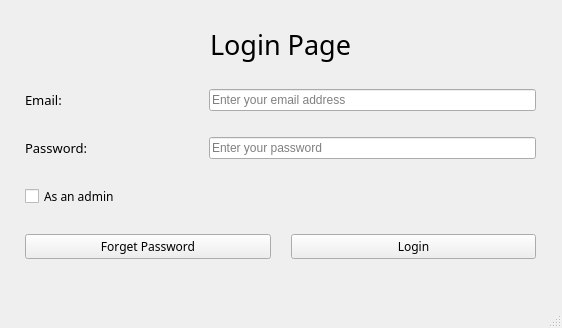
<?xml version="1.0" encoding="UTF-8"?>
<ui version="4.0">
 <class>MainWindow</class>
 <widget class="QMainWindow" name="MainWindow">
  <property name="geometry">
   <rect>
    <x>0</x>
    <y>0</y>
    <width>562</width>
    <height>328</height>
   </rect>
  </property>
  <property name="windowTitle">
   <string>MainWindow</string>
  </property>
  <widget class="QWidget" name="centralwidget">
   <widget class="QWidget" name="gridLayoutWidget">
    <property name="geometry">
     <rect>
      <x>20</x>
      <y>20</y>
      <width>521</width>
      <height>251</height>
     </rect>
    </property>
    <layout class="QGridLayout" name="mainGLayout">
     <property name="leftMargin">
      <number>5</number>
     </property>
     <property name="rightMargin">
      <number>5</number>
     </property>
     <property name="bottomMargin">
      <number>5</number>
     </property>
     <property name="spacing">
      <number>20</number>
     </property>
     <item row="4" column="0" colspan="3">
      <layout class="QHBoxLayout" name="btnHLayout">
       <property name="spacing">
        <number>20</number>
       </property>
       <property name="sizeConstraint">
        <enum>QLayout::SetDefaultConstraint</enum>
       </property>
       <property name="topMargin">
        <number>0</number>
       </property>
       <item>
        <widget class="QPushButton" name="btnForgetPassword">
         <property name="font">
          <font>
           <family>Arial Rounded MT Bold</family>
          </font>
         </property>
         <property name="text">
          <string>Forget Password</string>
         </property>
        </widget>
       </item>
       <item>
        <widget class="QPushButton" name="btnLogin">
         <property name="font">
          <font>
           <family>Arial Rounded MT Bold</family>
          </font>
         </property>
         <property name="text">
          <string>Login</string>
         </property>
        </widget>
       </item>
      </layout>
     </item>
     <item row="2" column="0">
      <widget class="QLabel" name="lblPassword">
       <property name="sizePolicy">
        <sizepolicy hsizetype="Minimum" vsizetype="Minimum">
         <horstretch>0</horstretch>
         <verstretch>0</verstretch>
        </sizepolicy>
       </property>
       <property name="font">
        <font>
         <family>Arial Rounded MT Bold</family>
         <pointsize>10</pointsize>
        </font>
       </property>
       <property name="text">
        <string>Password: </string>
       </property>
       <property name="alignment">
        <set>Qt::AlignLeading|Qt::AlignLeft|Qt::AlignVCenter</set>
       </property>
       <property name="margin">
        <number>0</number>
       </property>
      </widget>
     </item>
     <item row="1" column="0">
      <widget class="QLabel" name="lblAdminEmail">
       <property name="sizePolicy">
        <sizepolicy hsizetype="Minimum" vsizetype="Minimum">
         <horstretch>0</horstretch>
         <verstretch>0</verstretch>
        </sizepolicy>
       </property>
       <property name="font">
        <font>
         <family>Arial Rounded MT Bold</family>
         <pointsize>10</pointsize>
        </font>
       </property>
       <property name="text">
        <string>Email: </string>
       </property>
       <property name="alignment">
        <set>Qt::AlignLeading|Qt::AlignLeft|Qt::AlignVCenter</set>
       </property>
       <property name="margin">
        <number>0</number>
       </property>
      </widget>
     </item>
     <item row="2" column="1" colspan="2">
      <widget class="QLineEdit" name="lineEditPassword">
       <property name="sizePolicy">
        <sizepolicy hsizetype="Minimum" vsizetype="Fixed">
         <horstretch>0</horstretch>
         <verstretch>0</verstretch>
        </sizepolicy>
       </property>
       <property name="echoMode">
        <enum>QLineEdit::Password</enum>
       </property>
       <property name="placeholderText">
        <string>Enter your password</string>
       </property>
       <property name="clearButtonEnabled">
        <bool>true</bool>
       </property>
      </widget>
     </item>
     <item row="1" column="1" colspan="2">
      <widget class="QLineEdit" name="lineEditEmail">
       <property name="sizePolicy">
        <sizepolicy hsizetype="Minimum" vsizetype="Fixed">
         <horstretch>0</horstretch>
         <verstretch>0</verstretch>
        </sizepolicy>
       </property>
       <property name="inputMask">
        <string/>
       </property>
       <property name="echoMode">
        <enum>QLineEdit::Normal</enum>
       </property>
       <property name="placeholderText">
        <string>Enter your email address</string>
       </property>
       <property name="clearButtonEnabled">
        <bool>true</bool>
       </property>
      </widget>
     </item>
     <item row="0" column="0" colspan="3">
      <widget class="QLabel" name="lblTitle">
       <property name="sizePolicy">
        <sizepolicy hsizetype="Preferred" vsizetype="Maximum">
         <horstretch>0</horstretch>
         <verstretch>0</verstretch>
        </sizepolicy>
       </property>
       <property name="font">
        <font>
         <family>Arial Rounded MT Bold</family>
         <pointsize>20</pointsize>
        </font>
       </property>
       <property name="text">
        <string>Login Page</string>
       </property>
       <property name="alignment">
        <set>Qt::AlignCenter</set>
       </property>
       <property name="margin">
        <number>10</number>
       </property>
      </widget>
     </item>
     <item row="3" column="0" colspan="3">
      <widget class="QCheckBox" name="checkIsAdmin">
       <property name="font">
        <font>
         <family>Arial Rounded MT Bold</family>
         <pointsize>9</pointsize>
        </font>
       </property>
       <property name="text">
        <string>As an admin</string>
       </property>
       <property name="checked">
        <bool>false</bool>
       </property>
       <property name="autoRepeat">
        <bool>false</bool>
       </property>
       <property name="autoExclusive">
        <bool>false</bool>
       </property>
       <property name="tristate">
        <bool>false</bool>
       </property>
      </widget>
     </item>
    </layout>
   </widget>
  </widget>
  <widget class="QMenuBar" name="menubar">
   <property name="geometry">
    <rect>
     <x>0</x>
     <y>0</y>
     <width>562</width>
     <height>26</height>
    </rect>
   </property>
  </widget>
  <widget class="QStatusBar" name="statusbar"/>
 </widget>
 <resources/>
 <connections/>
</ui>
